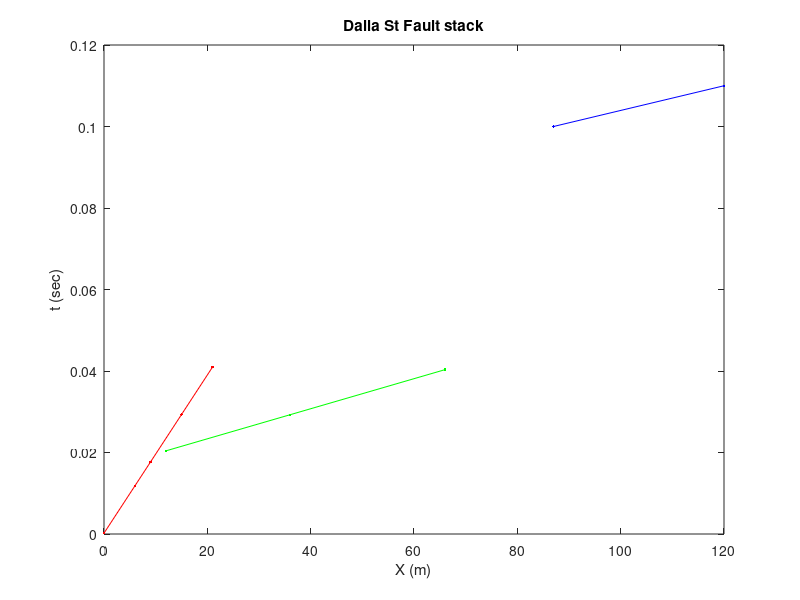

Reproduce this figure in MATLAB.
%x =[0 6 13 20 27 32.5 38 45 52 65 80 95 108]
%x = 113-[113 105 100 93.5 87.5 80 75 68 57 45 35 20 10 ]
x1=133-[13 46]
t1=[0.11 0.1]
x2=133-[67 97 121]
t2=[0.040 0.030 0.02]
x3=133-[112 118 124 127 133]
t3=[0.04 0.03 0.02 0.01 0]
%t =0:0.01:0.12
P1=polyfit(x1,t1,1);
t1=x1*P1(1)+P1(2);
P2=polyfit(x2,t2,1);
t2=x2*P2(1)+P2(2);
P3=polyfit(x3,t3,1);
t3=x3*P3(1)+P3(2);
plot(x1,t1,'b.-',x2,t2,'g.-',x3,t3,'r.-');
xlabel('X (m)');
ylabel('t (sec)');
title('Dalla St Fault stack');
